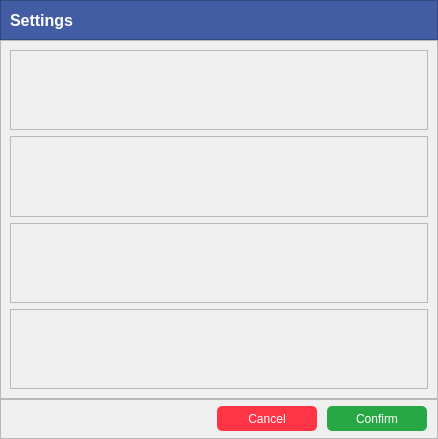
<?xml version="1.0" encoding="UTF-8"?>
<ui version="4.0">
 <class>Dialog</class>
 <widget class="QDialog" name="Dialog">
  <property name="geometry">
   <rect>
    <x>0</x>
    <y>0</y>
    <width>438</width>
    <height>439</height>
   </rect>
  </property>
  <property name="windowTitle">
   <string>Dialog</string>
  </property>
  <layout class="QVBoxLayout" name="verticalLayout">
   <property name="spacing">
    <number>0</number>
   </property>
   <property name="leftMargin">
    <number>0</number>
   </property>
   <property name="topMargin">
    <number>0</number>
   </property>
   <property name="rightMargin">
    <number>0</number>
   </property>
   <property name="bottomMargin">
    <number>0</number>
   </property>
   <item>
    <widget class="QFrame" name="frame">
     <property name="maximumSize">
      <size>
       <width>16777215</width>
       <height>40</height>
      </size>
     </property>
     <property name="styleSheet">
      <string notr="true">color: rgb(255, 255, 255);
background-color: rgb(67, 93, 165);</string>
     </property>
     <property name="frameShape">
      <enum>QFrame::StyledPanel</enum>
     </property>
     <property name="frameShadow">
      <enum>QFrame::Raised</enum>
     </property>
     <layout class="QHBoxLayout" name="horizontalLayout">
      <item>
       <widget class="QLabel" name="label">
        <property name="font">
         <font>
          <family>Segoe UI</family>
          <pointsize>12</pointsize>
          <weight>75</weight>
          <bold>true</bold>
         </font>
        </property>
        <property name="text">
         <string>Settings</string>
        </property>
       </widget>
      </item>
     </layout>
    </widget>
   </item>
   <item>
    <widget class="QFrame" name="frame_2">
     <property name="frameShape">
      <enum>QFrame::StyledPanel</enum>
     </property>
     <property name="frameShadow">
      <enum>QFrame::Raised</enum>
     </property>
     <layout class="QVBoxLayout" name="verticalLayout_2">
      <item>
       <widget class="QFrame" name="frame_4">
        <property name="frameShape">
         <enum>QFrame::StyledPanel</enum>
        </property>
        <property name="frameShadow">
         <enum>QFrame::Raised</enum>
        </property>
       </widget>
      </item>
      <item>
       <widget class="QFrame" name="frame_5">
        <property name="frameShape">
         <enum>QFrame::StyledPanel</enum>
        </property>
        <property name="frameShadow">
         <enum>QFrame::Raised</enum>
        </property>
       </widget>
      </item>
      <item>
       <widget class="QFrame" name="frame_6">
        <property name="frameShape">
         <enum>QFrame::StyledPanel</enum>
        </property>
        <property name="frameShadow">
         <enum>QFrame::Raised</enum>
        </property>
       </widget>
      </item>
      <item>
       <widget class="QFrame" name="frame_7">
        <property name="frameShape">
         <enum>QFrame::StyledPanel</enum>
        </property>
        <property name="frameShadow">
         <enum>QFrame::Raised</enum>
        </property>
       </widget>
      </item>
     </layout>
    </widget>
   </item>
   <item>
    <widget class="QFrame" name="frame_3">
     <property name="maximumSize">
      <size>
       <width>16777215</width>
       <height>40</height>
      </size>
     </property>
     <property name="frameShape">
      <enum>QFrame::StyledPanel</enum>
     </property>
     <property name="frameShadow">
      <enum>QFrame::Raised</enum>
     </property>
     <layout class="QHBoxLayout" name="horizontalLayout_2">
      <property name="spacing">
       <number>10</number>
      </property>
      <property name="leftMargin">
       <number>0</number>
      </property>
      <property name="topMargin">
       <number>0</number>
      </property>
      <property name="rightMargin">
       <number>10</number>
      </property>
      <property name="bottomMargin">
       <number>0</number>
      </property>
      <item>
       <spacer name="horizontalSpacer">
        <property name="orientation">
         <enum>Qt::Horizontal</enum>
        </property>
        <property name="sizeHint" stdset="0">
         <size>
          <width>40</width>
          <height>20</height>
         </size>
        </property>
       </spacer>
      </item>
      <item>
       <widget class="QPushButton" name="pushButton_2">
        <property name="minimumSize">
         <size>
          <width>100</width>
          <height>25</height>
         </size>
        </property>
        <property name="maximumSize">
         <size>
          <width>100</width>
          <height>25</height>
         </size>
        </property>
        <property name="styleSheet">
         <string notr="true">QPushButton {	
	background-color: rgb(255, 53, 69);
	border-radius: 5px;
	color: rgb(255,255,255);
}
QPushButton:hover {	
	background-color: rgb(180, 35, 51);
}
QPushButton:pressed {	
	background-color: rgb(255, 53, 69);
}</string>
        </property>
        <property name="text">
         <string>Cancel</string>
        </property>
        <property name="icon">
         <iconset resource="file_rc.qrc">
          <normaloff>:/Icon/images/baseline_cancel_white_24dp.png</normaloff>:/Icon/images/baseline_cancel_white_24dp.png</iconset>
        </property>
       </widget>
      </item>
      <item>
       <widget class="QPushButton" name="pushButton">
        <property name="minimumSize">
         <size>
          <width>100</width>
          <height>25</height>
         </size>
        </property>
        <property name="maximumSize">
         <size>
          <width>120</width>
          <height>25</height>
         </size>
        </property>
        <property name="styleSheet">
         <string notr="true">QPushButton {	
	background-color: rgb(40, 167, 69);
	border-radius: 5px;
	color: rgb(255,255,255);
}
QPushButton:hover {	
	background-color: rgb(33, 136, 56);
}
QPushButton:pressed {	
	background-color: rgb(40, 167, 69);
}</string>
        </property>
        <property name="text">
         <string>Confirm</string>
        </property>
        <property name="icon">
         <iconset resource="file_rc.qrc">
          <normaloff>:/Icon/images/check-white.png</normaloff>:/Icon/images/check-white.png</iconset>
        </property>
       </widget>
      </item>
     </layout>
    </widget>
   </item>
  </layout>
 </widget>
 <resources>
  <include location="file_rc.qrc"/>
 </resources>
 <connections/>
</ui>
